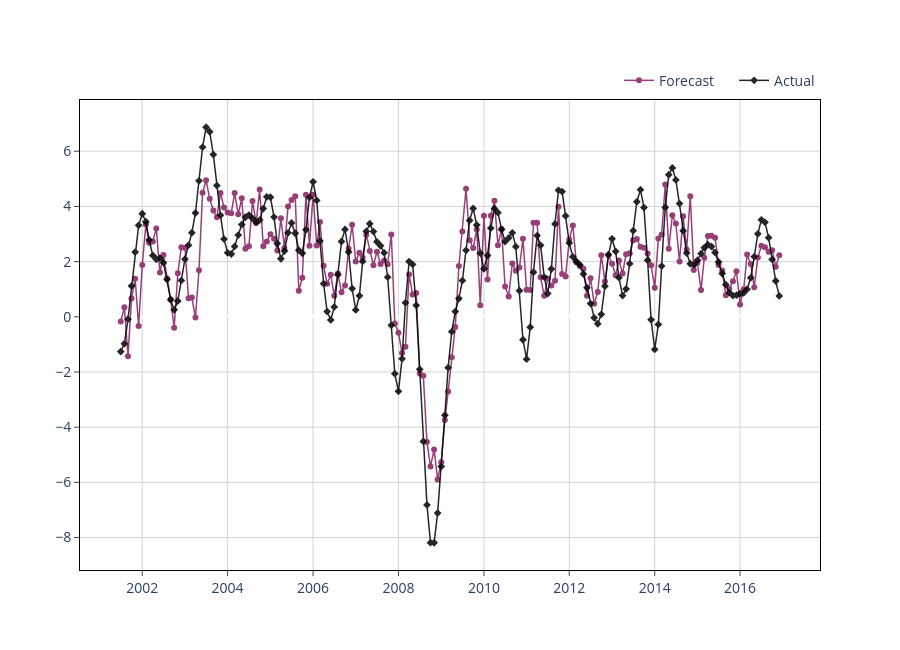

Notebook source saved alongside this figure:
### Markdown cell above
### Linear models

### Code cell
from sklearn.linear_model import LinearRegression

model = LinearRegression()

model.fit(X_train, y_train)
train_preds = pd.DataFrame.from_dict({
    "date": X_train.index,
    "predictions": model.predict(X_train).reshape(1, -1)[0],
    "actuals": y_train[target_col_name].values
})

# plt.plot(train_preds.date, train_preds.actuals, label="actual") 
# plt.plot(train_preds.date, train_preds.predictions, label="predictions")
# plt.legend();
plot_prediction(dt=train_preds.date, y_pred=train_preds.predictions, y_actual=train_preds.actuals, mode = "lines+markers", legend_position=(1, 1.075))

model.predict(X_test)

### Figure 1 — Plotly figure (JSON) as saved in the notebook; plotly's stock layout.template omitted (floating-point values rounded to 4 significant figures; data arrays with more than 128 entries replaced by an {"elided": "..."} marker saying what was removed)
{"data": [{"line": {"color": "#841E62", "width": 1.5}, "marker": {"size": 6}, "mode": "lines+markers", "name": "Forecast", "opacity": 0.85, "type": "scatter", "x": {"elided": "186 str values"}, "y": {"elided": "186 float values"}}, {"line": {"color": "#000000", "width": 1.5}, "marker": {"size": 6, "symbol": "diamond"}, "mode": "lines+markers", "name": "Actual", "opacity": 0.85, "type": "scatter", "x": {"elided": "186 str values"}, "y": {"elided": "186 float values"}}], "layout": {"autosize": false, "height": 650, "hovermode": "x", "legend": {"bgcolor": "rgba(0, 0, 0, 0)", "bordercolor": "rgba(0, 0, 0, 0)", "font": {"size": 14}, "indentation": 15, "orientation": "h", "x": 1, "xanchor": "right", "y": 1.075, "yanchor": "auto"}, "plot_bgcolor": "white", "title": {"text": ""}, "width": 900, "xaxis": {"gridcolor": "lightgrey", "linecolor": "black", "mirror": true, "showline": true, "tickfont": {"size": 14}, "ticks": "outside"}, "yaxis": {"gridcolor": "lightgrey", "linecolor": "black", "mirror": true, "showline": true, "tickfont": {"size": 14}, "ticks": "outside", "title": {"text": ""}}}}
